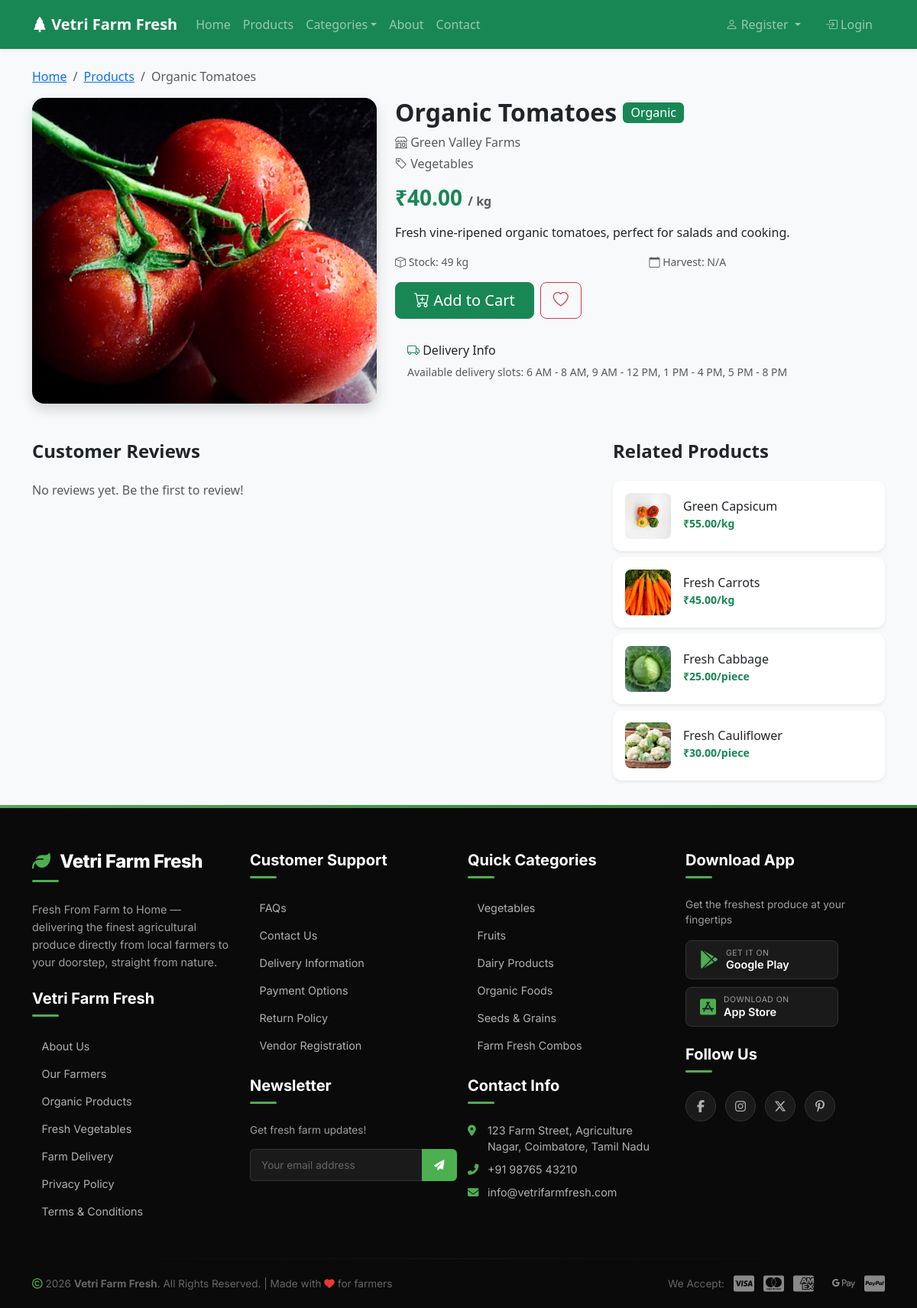
The app's page /marketplace/product/12/ with its own data.
### marketplace/models.py (models this page shows, shortened)
class Product(models.Model):
    UNIT_CHOICES = [
        ('kg', 'Kg'),
        ('litre', 'Litre'),
        ('dozen', 'Dozen'),
        ('piece', 'Piece'),
        ('pack', 'Pack'),
        ('gram', 'Gram'),
    ]
    farmer = models.ForeignKey(Farmer, on_delete=models.CASCADE, related_name='products')
    category = models.ForeignKey(Category, on_delete=models.SET_NULL, null=True, related_name='products')
    name = models.CharField(max_length=200)
    description = models.TextField(blank=True)
    price = models.DecimalField(max_digits=10, decimal_places=2)
    stock_quantity = models.PositiveIntegerField(default=0)
    unit = models.CharField(max_length=10, choices=UNIT_CHOICES, default='kg')
    is_organic = models.BooleanField(default=False)
    is_featured = models.BooleanField(default=False, help_text='Show on homepage featured section')
    original_price = models.DecimalField(max_digits=10, decimal_places=2, null=True, blank=True, help_text='Original price before discount')
    harvest_date = models.DateField(null=True, blank=True)
    product_image = models.ImageField(upload_to='product_images/', blank=True, null=True)
    availability_status = models.BooleanField(default=True)
    created_at = models.DateTimeField(auto_now_add=True)
    updated_at = models.DateTimeField(auto_now=True)

class Category(models.Model):
    name = models.CharField(max_length=100)
    image = models.ImageField(upload_to='category_images/', blank=True, null=True)
    created_at = models.DateTimeField(auto_now_add=True)
    class Meta:
        verbose_name_plural = 'Categories'

### accounts/models.py (models this page shows, shortened)
class Farmer(models.Model):
    user = models.OneToOneField(User, on_delete=models.CASCADE)
    farm_name = models.CharField(max_length=200)
    farm_address = models.TextField()
    contact_number = models.CharField(max_length=15)
    profile_image = models.ImageField(upload_to='profile_images/', blank=True, null=True)
    farm_description = models.TextField(blank=True)
    is_approved = models.BooleanField(default=False)
    created_at = models.DateTimeField(auto_now_add=True)

### marketplace/views.py (the view, shortened to what this page needs)
# urls.py: path('product/<int:product_id>/', views.product_detail, name='product_detail'),
def product_detail(request, product_id):
    product = get_object_or_404(Product, id=product_id)
    reviews = Review.objects.filter(product=product)
    related_products = Product.objects.filter(category=product.category, availability_status=True).exclude(id=product_id)[:4]
    if request.user.is_authenticated:
        try:
            customer = Customer.objects.get(user=request.user)
            in_wishlist = Wishlist.objects.filter(customer=customer, product=product).exists()
            existing_review = Review.objects.filter(customer=customer, product=product).first()
        except Customer.DoesNotExist:
            in_wishlist = False
            existing_review = None
    else:
        in_wishlist = False
        existing_review = None
    form = ReviewForm(instance=existing_review)
    context = {
        'product': product,
        'reviews': reviews,
        'related_products': related_products,
        'in_wishlist': in_wishlist,
        'form': form,
    }
    return render(request, 'marketplace/product_detail.html', context)

### marketplace/forms.py
class ReviewForm(forms.ModelForm):
    class Meta:
        model = Review
        fields = ['rating', 'comment']
        widgets = {
            'rating': forms.Select(choices=[(i, i) for i in range(1, 6)]),
            'comment': forms.Textarea(attrs={'rows': 3}),
        }

### marketplace/context_processors.py (called while the page is built)
def cart_count(request):
    if request.user.is_authenticated:
        count = Cart.objects.filter(customer__user=request.user).count()
        return {'cart_count': count}
    return {'cart_count': 0}

### templates/marketplace/product_detail.html (shortened to what this page needs)
{% extends 'base.html' %}
{% load static %}
{% block content %}
<div class="container py-4">
    <nav aria-label="breadcrumb">
        <ol class="breadcrumb">
            <li class="breadcrumb-item"><a href="{% url 'home' %}">Home</a></li>
            <li class="breadcrumb-item"><a href="{% url 'marketplace:product_list' %}">Products</a></li>
            <li class="breadcrumb-item active">{{ product.name }}</li>
        </ol>
    </nav>
    <div class="row g-4">
        <div class="col-md-5">
            {% if product.product_image %}
                <img src="{{ product.product_image.url }}" class="img-fluid rounded-4 shadow" alt="{{ product.name }}" style="width: 100%; max-height: 400px; object-fit: cover;">
            {% else %}
                <div class="bg-secondary rounded-4 d-flex align-items-center justify-content-center" style="height: 400px;">
                    <i class="bi bi-image text-white fs-1"></i>
                </div>
            {% endif %}
        </div>
        <div class="col-md-7">
            <div class="d-flex align-items-center gap-2 mb-2">
                <h2 class="fw-bold mb-0">{{ product.name }}</h2>
                {% if product.is_organic %}
                    <span class="badge bg-success fs-6">Organic</span>
                {% endif %}
            </div>
            <p class="text-muted mb-1"><i class="bi bi-shop"></i> {{ product.farmer.farm_name }}</p>
            <p class="text-muted mb-3"><i class="bi bi-tag"></i> {{ product.category.name }}</p>
            <h3 class="text-success fw-bold mb-3">₹{{ product.price }} <small class="text-muted fs-6">/ {{ product.unit }}</small></h3>
            <p class="mb-3">{{ product.description }}</p>
            <div class="row mb-3">
                <div class="col-md-6">
                    <small class="text-muted d-block"><i class="bi bi-box"></i> Stock: {{ product.stock_quantity }} {{ product.unit }}</small>
                </div>
                <div class="col-md-6">
                    <small class="text-muted d-block"><i class="bi bi-calendar"></i> Harvest: {{ product.harvest_date|date:"d M Y"|default:"N/A" }}</small>
                </div>
            </div>
            {% if product.availability_status and product.stock_quantity > 0 %}
                <div class="d-flex gap-2 mb-3">
                    <a href="{% url 'marketplace:add_to_cart' product.id %}" class="btn btn-success btn-lg px-4"><i class="bi bi-cart-plus"></i> Add to Cart</a>
                    <a href="{% url 'marketplace:add_to_wishlist' product.id %}" class="btn btn-outline-danger btn-lg px-3">
                        <i class="bi {% if in_wishlist %}bi-heart-fill{% else %}bi-heart{% endif %}"></i>
                    </a>
                </div>
            {% else %}
                <div class="alert alert-warning">This product is currently out of stock.</div>
            {% endif %}
            <div class="card border-0 bg-light">
                <div class="card-body">
                    <h6><i class="bi bi-truck text-success"></i> Delivery Info</h6>
                    <p class="small text-muted mb-0">Available delivery slots: 6 AM - 8 AM, 9 AM - 12 PM, 1 PM - 4 PM, 5 PM - 8 PM</p>
                </div>
            </div>
        </div>
    </div>
    <div class="row mt-5">
        <div class="col-md-8">
            <h4 class="fw-bold mb-4">Customer Reviews</h4>
            {% for review in reviews %}
                <div class="card border-0 shadow-sm mb-2">
                    <div class="card-body">
                        <div class="d-flex justify-content-between">
                            <h6 class="fw-bold">{{ review.customer.user.get_full_name|default:review.customer.user.username }}</h6>
                            <div>
                                {% for i in "12345" %}
                                    {% if forloop.counter <= review.rating %}
                                        <i class="bi bi-star-fill text-warning"></i>
                                    {% else %}
                                        <i class="bi bi-star text-muted"></i>
                                    {% endif %}
                                {% endfor %}
                            </div>
                        </div>
                        <p class="text-muted mb-0">{{ review.comment }}</p>
                        <small class="text-muted">{{ review.created_at|date:"d M Y" }}</small>
                    </div>
                </div>
            {% empty %}
                <p class="text-muted">No reviews yet. Be the first to review!</p>
            {% endfor %}
        </div>
        <div class="col-md-4">
            <h4 class="fw-bold mb-4">Related Products</h4>
            {% for rel in related_products %}
                <div class="card border-0 shadow-sm mb-2">
                    <div class="card-body d-flex align-items-center gap-3">
                        {% if rel.product_image %}
                            <img src="{{ rel.product_image.url }}" style="width: 60px; height: 60px; object-fit: cover; border-radius: 8px;">
                        {% else %}
                            <div class="bg-secondary d-flex align-items-center justify-content-center" style="width: 60px; height: 60px; border-radius: 8px;">
                                <i class="bi bi-image text-white"></i>
                            </div>
                        {% endif %}
                        <div class="flex-grow-1">
                            <h6 class="mb-0"><a href="{% url 'marketplace:product_detail' rel.id %}" class="text-decoration-none text-dark">{{ rel.name }}</a></h6>
                            <small class="text-success fw-bold">₹{{ rel.price }}/{{ rel.unit }}</small>
                        </div>
                    </div>
                </div>
            {% empty %}
                <p class="text-muted">No related products.</p>
            {% endfor %}
        </div>
    </div>
</div>
{% endblock %}

### static/css/style.css (style rules this page uses)
:root { --primary: #198754; --primary-dark: #146c43; --primary-light: #20c997; }
body { font-family: 'Segoe UI', Tahoma, Geneva, Verdana, sans-serif; background-color: #f8f9fa; min-height: 100vh; display: flex; flex-direction: column; }
.breadcrumb { background: transparent; padding: 0; }
.btn-success { background-color: var(--primary); border-color: var(--primary); }
.text-success { color: var(--primary) !important; }
.bg-success { background-color: var(--primary) !important; }
.card { border-radius: 12px; }
.rounded-4 { border-radius: 16px !important; }
.badge { font-weight: 500; }

### records on screen
Product: name "Organic Tomatoes", product_image (picture), farmer.farm_name "Green Valley Farms", category.name "Vegetables", price "40.00", unit "kg", description "Fresh vine-ripened organic tomatoes, perfect for salads and cooking.", stock_quantity "49", harvest_date "N/A"
Product: product_image (picture), name "Green Capsicum", price "55.00", unit "kg"
Product: product_image (picture), name "Fresh Carrots", price "45.00", unit "kg"
Product: product_image (picture), name "Fresh Cabbage", price "25.00", unit "piece"
Product: product_image (picture), name "Fresh Cauliflower", price "30.00", unit "piece"
